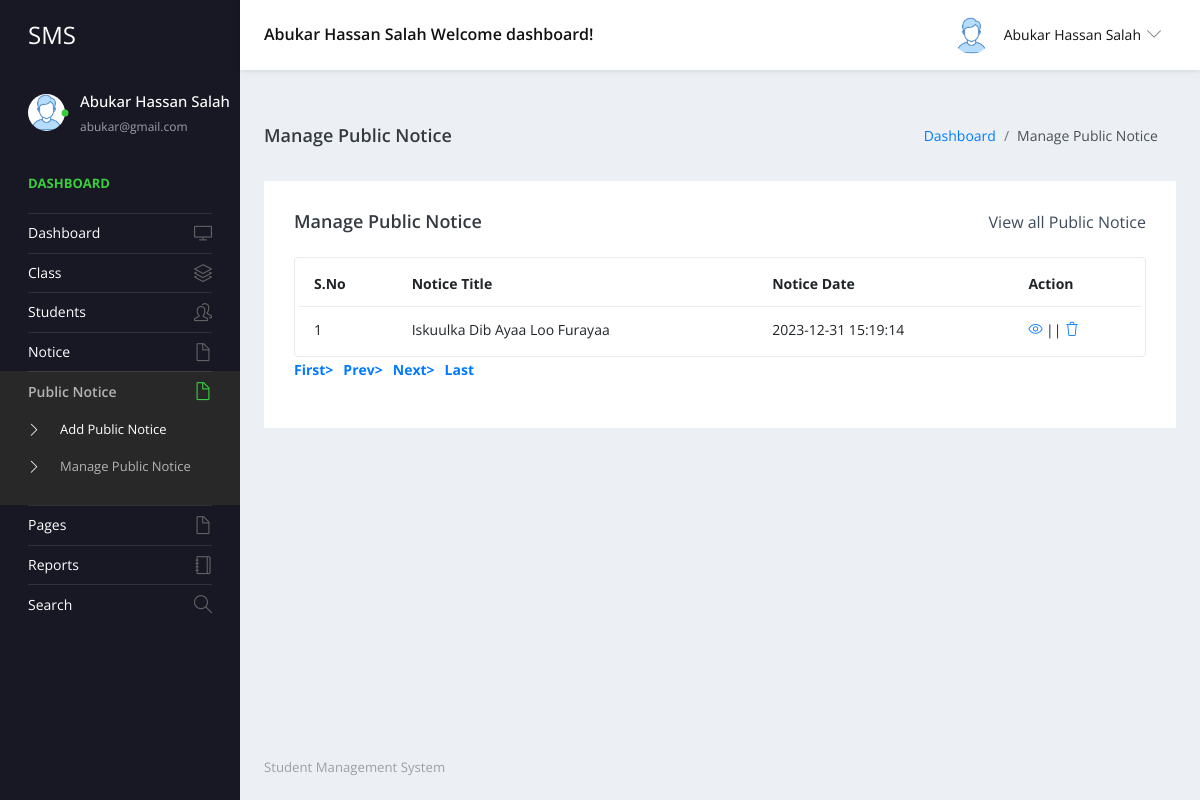
Screenshot of /studentms/admin/manage-public-notice.php (signed in) with the database file from the repository.
### tables this page shows
CREATE TABLE `tblpublicnotice` (
  `ID` int(5) NOT NULL,
  `NoticeTitle` varchar(200) DEFAULT NULL,
  `NoticeMessage` mediumtext DEFAULT NULL,
  `CreationDate` timestamp NULL DEFAULT current_timestamp()
);

### studentms/admin/manage-public-notice.php (the view, shortened to what this page needs)
<?php
include('includes/dbconnection.php');
if (strlen($_SESSION['sturecmsaid']==0)) {
  header('location:logout.php');
  } else{
?>
<!DOCTYPE html>
<html lang="en">
  <head>
    <link rel="stylesheet" href="vendors/simple-line-icons/css/simple-line-icons.css">
    <link rel="stylesheet" href="vendors/flag-icon-css/css/flag-icon.min.css">
    <link rel="stylesheet" href="vendors/css/vendor.bundle.base.css">
    <link rel="stylesheet" href="./vendors/daterangepicker/daterangepicker.css">
    <link rel="stylesheet" href="./vendors/chartist/chartist.min.css">
    <link rel="stylesheet" href="./css/style.css">
  </head>
  <body>
    <div class="container-scroller">
     <?php include_once('includes/header.php');?>
      <div class="container-fluid page-body-wrapper">
        <?php include_once('includes/sidebar.php');?>
        <div class="main-panel">
          <div class="content-wrapper">
             <div class="page-header">
              <h3 class="page-title"> Manage Public Notice </h3>
              <nav aria-label="breadcrumb">
                <ol class="breadcrumb">
                  <li class="breadcrumb-item"><a href="dashboard.php">Dashboard</a></li>
                  <li class="breadcrumb-item active" aria-current="page"> Manage Public Notice</li>
                </ol>
              </nav>
            </div>
            <div class="row">
              <div class="col-md-12 grid-margin stretch-card">
                <div class="card">
                  <div class="card-body">
                    <div class="d-sm-flex align-items-center mb-4">
                      <h4 class="card-title mb-sm-0">Manage Public Notice</h4>
                      <a href="#" class="text-dark ml-auto mb-3 mb-sm-0"> View all Public Notice</a>
                    </div>
                    <div class="table-responsive border rounded p-1">
                      <table class="table">
                        <thead>
                          <tr>
                            <th class="font-weight-bold">S.No</th>
                            <th class="font-weight-bold">Notice Title</th>
                            <th class="font-weight-bold">Notice Date</th>
                            <th class="font-weight-bold">Action</th>
                          </tr>
                        </thead>
                        <tbody>
                           <?php
                            if (isset($_GET['pageno'])) {
            $pageno = $_GET['pageno'];
        } else {
            $pageno = 1;
        }
        $no_of_records_per_page =15;
       $ret = "SELECT ID FROM tblpublicnotice";
$query1 = $dbh -> prepare($ret);
$query1->execute();
$total_rows=$query1->rowCount();
$total_pages = ceil($total_rows / $no_of_records_per_page);
$sql="SELECT * from tblpublicnotice";
$query = $dbh -> prepare($sql);
$query->execute();
$results=$query->fetchAll(PDO::FETCH_OBJ);
$cnt=1;
if($query->rowCount() > 0)
{
foreach($results as $row)
{               ?>
                          <tr>
                            <td><?php echo htmlentities($cnt);?></td>
                            <td><?php  echo htmlentities($row->NoticeTitle);?></td>
                            <td><?php  echo htmlentities($row->CreationDate);?></td>
                            <td>
                              <div><a href="edit-public-notice-detail.php?editid=<?php echo htmlentities ($row->ID);?>"><i class="icon-eye"></i></a>
                                                || <a href="manage-public-notice.php?delid=<?php echo ($row->ID);?>" onclick="return confirm('Do you really want to Delete ?');"> <i class="icon-trash"></i></a></div>
                            </td>
                          </tr><?php $cnt=$cnt+1;}} ?>
                        </tbody>
                      </table>
                    </div>
                    <div align="left">
    <ul class="pagination" >
        <li><a href="?pageno=1"><strong>First></strong></a></li>
        <li class="<?php if($pageno <= 1){ echo 'disabled'; } ?>">
            <a href="<?php if($pageno <= 1){ echo '#'; } else { echo "?pageno=".($pageno - 1); } ?>"><strong style="padding-left: 10px">Prev></strong></a>
        </li>
        <li class="<?php if($pageno >= $total_pages){ echo 'disabled'; } ?>">
            <a href="<?php if($pageno >= $total_pages){ echo '#'; } else { echo "?pageno=".($pageno + 1); } ?>"><strong style="padding-left: 10px">Next></strong></a>
        </li>
        <li><a href="?pageno=<?php echo $total_pages; ?>"><strong style="padding-left: 10px">Last</strong></a></li>
    </ul>
</div>
                  </div>
                </div>
              </div>
            </div>
          </div>
         <?php include_once('includes/footer.php');?>
        </div>
      </div>
    </div>
  </body>
</html><?php }  ?>

### studentms/admin/includes/header.php (shortened to what this page needs)
 <nav class="navbar default-layout-navbar col-lg-12 col-12 p-0 fixed-top d-flex flex-row">
        <div class="navbar-brand-wrapper d-flex align-items-center">
          <a class="navbar-brand brand-logo" href="dashboard.php">
            <strong style="color: white;">SMS</strong>
          </a>
        </div><?php
         $aid= $_SESSION['sturecmsaid'];
$sql="SELECT * from tbladmin where ID=:aid";
$query = $dbh -> prepare($sql);
$query->bindParam(':aid',$aid,PDO::PARAM_STR);
$query->execute();
$results=$query->fetchAll(PDO::FETCH_OBJ);
$cnt=1;
if($query->rowCount() > 0)
{
foreach($results as $row)
{               ?>
        <div class="navbar-menu-wrapper d-flex align-items-center flex-grow-1">
          <h5 class="mb-0 font-weight-medium d-none d-lg-flex"><?php  echo htmlentities($row->AdminName);?> Welcome dashboard!</h5>
          <ul class="navbar-nav navbar-nav-right ml-auto">
            <li class="nav-item dropdown d-none d-xl-inline-flex user-dropdown">
              <a class="nav-link dropdown-toggle" id="UserDropdown" href="#" data-toggle="dropdown" aria-expanded="false">
                <img class="img-xs rounded-circle ml-2" src="images/faces/face8.jpg" alt="Profile image"> <span class="font-weight-normal"> <?php  echo htmlentities($row->AdminName);?> </span></a>
                <?php $cnt=$cnt+1;}} ?>
            </li>
          </ul>
        </div>
      </nav>

### studentms/admin/includes/sidebar.php (shortened to what this page needs)
<nav class="sidebar sidebar-offcanvas" id="sidebar">
          <ul class="nav">
            <li class="nav-item nav-profile">
              <a href="#" class="nav-link">
                <div class="profile-image">
                  <img class="img-xs rounded-circle" src="images/faces/face8.jpg" alt="profile image">
                  <div class="dot-indicator bg-success"></div>
                </div>
                <div class="text-wrapper">
                  <?php
         $aid= $_SESSION['sturecmsaid'];
$sql="SELECT * from tbladmin where ID=:aid";
$query = $dbh -> prepare($sql);
$query->bindParam(':aid',$aid,PDO::PARAM_STR);
$query->execute();
$results=$query->fetchAll(PDO::FETCH_OBJ);
$cnt=1;
if($query->rowCount() > 0)
{
foreach($results as $row)
{               ?>
                  <p class="profile-name"><?php  echo htmlentities($row->AdminName);?></p>
                  <p class="designation"><?php  echo htmlentities($row->Email);?></p><?php $cnt=$cnt+1;}} ?>
                </div>
              </a>
            </li>
            <li class="nav-item nav-category">
              <span class="nav-link">Dashboard</span>
            </li>
            <li class="nav-item">
              <a class="nav-link" href="dashboard.php">
                <span class="menu-title">Dashboard</span>
                <i class="icon-screen-desktop menu-icon"></i>
              </a>
            </li>
            <li class="nav-item">
              <a class="nav-link" data-toggle="collapse" href="#ui-basic" aria-expanded="false" aria-controls="ui-basic">
                <span class="menu-title">Class</span>
                <i class="icon-layers menu-icon"></i>
              </a>
            </li>
            <li class="nav-item">
              <a class="nav-link" data-toggle="collapse" href="#ui-basic1" aria-expanded="false" aria-controls="ui-basic1">
                <span class="menu-title">Students</span>
                <i class="icon-people menu-icon"></i>
              </a>
            </li>
            <li class="nav-item">
              <a class="nav-link" data-toggle="collapse" href="#auth" aria-expanded="false" aria-controls="auth">
                <span class="menu-title">Notice</span>
                <i class="icon-doc menu-icon"></i>
              </a>
            </li>
            <li class="nav-item">
              <a class="nav-link" data-toggle="collapse" href="#auth1" aria-expanded="false" aria-controls="auth">
                <span class="menu-title">Public Notice</span>
                <i class="icon-doc menu-icon"></i>
              </a>
              <div class="collapse" id="auth1">
                <ul class="nav flex-column sub-menu">
                  <li class="nav-item"> <a class="nav-link" href="add-public-notice.php"> Add Public Notice </a></li>
                  <li class="nav-item"> <a class="nav-link" href="manage-public-notice.php"> Manage Public Notice </a></li>
                </ul>
              </div>
              <li class="nav-item">
              <a class="nav-link" data-toggle="collapse" href="#auth2" aria-expanded="false" aria-controls="auth">
                <span class="menu-title">Pages</span>
                <i class="icon-doc menu-icon"></i>
              </a>
            </li>
              <li class="nav-item">
              <a class="nav-link" href="between-dates-reports.php">
                <span class="menu-title">Reports</span>
                <i class="icon-notebook menu-icon"></i>
              </a>
            </li>
            <li class="nav-item">
              <a class="nav-link" href="search.php">
                <span class="menu-title">Search</span>
                <i class="icon-magnifier menu-icon"></i>
              </a>
            </li>
            </li>
          </ul>
        </nav>

### rows the page displays
tblpublicnotice: NoticeTitle "Iskuulka Dib Ayaa Loo Furayaa", CreationDate "2023-12-31 15:19:14"

### other values shown
$row->AdminName "Abukar Hassan Salah"
$row->Email "abukar@gmail.com"
